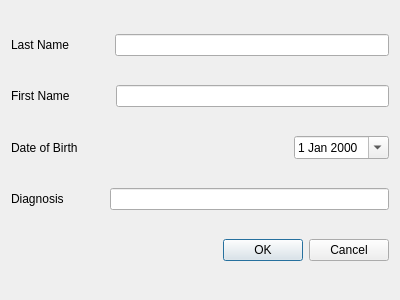
<?xml version="1.0" encoding="UTF-8"?>
<ui version="4.0">
 <class>NewPersonForm</class>
 <widget class="QDialog" name="NewPersonForm">
  <property name="geometry">
   <rect>
    <x>0</x>
    <y>0</y>
    <width>400</width>
    <height>300</height>
   </rect>
  </property>
  <property name="windowTitle">
   <string>New Patient</string>
  </property>
  <layout class="QVBoxLayout" name="verticalLayout">
   <item>
    <layout class="QHBoxLayout" name="horizontalLayout">
     <item>
      <widget class="QLabel" name="surnameLabel">
       <property name="text">
        <string>Last Name</string>
       </property>
      </widget>
     </item>
     <item>
      <spacer name="horizontalSpacer">
       <property name="orientation">
        <enum>Qt::Horizontal</enum>
       </property>
       <property name="sizeType">
        <enum>QSizePolicy::Preferred</enum>
       </property>
       <property name="sizeHint" stdset="0">
        <size>
         <width>40</width>
         <height>20</height>
        </size>
       </property>
      </spacer>
     </item>
     <item>
      <widget class="QLineEdit" name="surnameLineEdit"/>
     </item>
    </layout>
   </item>
   <item>
    <layout class="QHBoxLayout" name="horizontalLayout_2">
     <item>
      <widget class="QLabel" name="nameLabel">
       <property name="text">
        <string>First Name</string>
       </property>
      </widget>
     </item>
     <item>
      <spacer name="horizontalSpacer_2">
       <property name="orientation">
        <enum>Qt::Horizontal</enum>
       </property>
       <property name="sizeType">
        <enum>QSizePolicy::Preferred</enum>
       </property>
       <property name="sizeHint" stdset="0">
        <size>
         <width>40</width>
         <height>20</height>
        </size>
       </property>
      </spacer>
     </item>
     <item>
      <widget class="QLineEdit" name="nameLineEdit"/>
     </item>
    </layout>
   </item>
   <item>
    <layout class="QHBoxLayout" name="horizontalLayout_3">
     <item>
      <widget class="QLabel" name="dobLabel">
       <property name="text">
        <string>Date of Birth</string>
       </property>
      </widget>
     </item>
     <item>
      <spacer name="horizontalSpacer_3">
       <property name="orientation">
        <enum>Qt::Horizontal</enum>
       </property>
       <property name="sizeHint" stdset="0">
        <size>
         <width>40</width>
         <height>20</height>
        </size>
       </property>
      </spacer>
     </item>
     <item>
      <widget class="QDateEdit" name="dateEdit">
       <property name="calendarPopup">
        <bool>true</bool>
       </property>
      </widget>
     </item>
    </layout>
   </item>
   <item>
    <layout class="QHBoxLayout" name="horizontalLayout_4">
     <item>
      <widget class="QLabel" name="diagnosisLabel">
       <property name="text">
        <string>Diagnosis</string>
       </property>
      </widget>
     </item>
     <item>
      <spacer name="horizontalSpacer_4">
       <property name="orientation">
        <enum>Qt::Horizontal</enum>
       </property>
       <property name="sizeType">
        <enum>QSizePolicy::Preferred</enum>
       </property>
       <property name="sizeHint" stdset="0">
        <size>
         <width>40</width>
         <height>20</height>
        </size>
       </property>
      </spacer>
     </item>
     <item>
      <widget class="QLineEdit" name="diagnosisLineEdit"/>
     </item>
    </layout>
   </item>
   <item>
    <widget class="QDialogButtonBox" name="buttonBox">
     <property name="orientation">
      <enum>Qt::Horizontal</enum>
     </property>
     <property name="standardButtons">
      <set>QDialogButtonBox::Cancel|QDialogButtonBox::Ok</set>
     </property>
    </widget>
   </item>
  </layout>
 </widget>
 <resources/>
 <connections>
  <connection>
   <sender>buttonBox</sender>
   <signal>accepted()</signal>
   <receiver>NewPersonForm</receiver>
   <slot>accept()</slot>
   <hints>
    <hint type="sourcelabel">
     <x>248</x>
     <y>254</y>
    </hint>
    <hint type="destinationlabel">
     <x>157</x>
     <y>274</y>
    </hint>
   </hints>
  </connection>
  <connection>
   <sender>buttonBox</sender>
   <signal>rejected()</signal>
   <receiver>NewPersonForm</receiver>
   <slot>reject()</slot>
   <hints>
    <hint type="sourcelabel">
     <x>316</x>
     <y>260</y>
    </hint>
    <hint type="destinationlabel">
     <x>286</x>
     <y>274</y>
    </hint>
   </hints>
  </connection>
 </connections>
</ui>
